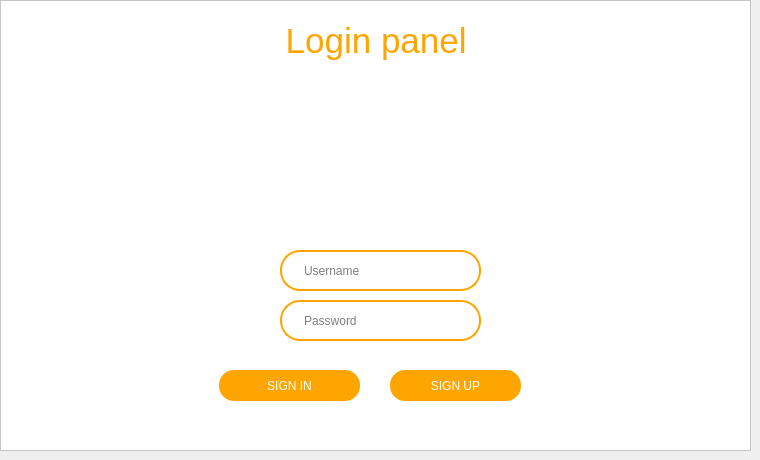
     <widget class="QWidget" name="Login">
      <widget class="QFrame" name="frame_2">
       <property name="geometry">
        <rect>
         <x>0</x>
         <y>0</y>
         <width>751</width>
         <height>451</height>
        </rect>
       </property>
       <property name="styleSheet">
        <string notr="true">background: #ffffff;</string>
       </property>
       <property name="frameShape">
        <enum>QFrame::StyledPanel</enum>
       </property>
       <property name="frameShadow">
        <enum>QFrame::Raised</enum>
       </property>
       <widget class="QLabel" name="label">
        <property name="geometry">
         <rect>
          <x>230</x>
          <y>20</y>
          <width>301</width>
          <height>41</height>
         </rect>
        </property>
        <property name="font">
         <font>
          <pointsize>-1</pointsize>
         </font>
        </property>
        <property name="styleSheet">
         <string notr="true">text-align: center;
color: #ffa500;
margin: 0 auto;
font-size: 35px;</string>
        </property>
        <property name="text">
         <string> Login panel</string>
        </property>
       </widget>
       <widget class="QLineEdit" name="usernameBox">
        <property name="geometry">
         <rect>
          <x>280</x>
          <y>250</y>
          <width>201</width>
          <height>41</height>
         </rect>
        </property>
        <property name="palette">
         <palette>
          <active>
           <colorrole role="WindowText">
            <brush brushstyle="SolidPattern">
             <color alpha="255">
              <red>0</red>
              <green>0</green>
              <blue>0</blue>
             </color>
            </brush>
           </colorrole>
           <colorrole role="Button">
            <brush brushstyle="SolidPattern">
             <color alpha="255">
              <red>255</red>
              <green>255</green>
              <blue>255</blue>
             </color>
            </brush>
           </colorrole>
           <colorrole role="Light">
            <brush brushstyle="SolidPattern">
             <color alpha="255">
              <red>255</red>
              <green>255</green>
              <blue>255</blue>
             </color>
            </brush>
           </colorrole>
           <colorrole role="Text">
            <brush brushstyle="SolidPattern">
             <color alpha="255">
              <red>0</red>
              <green>0</green>
              <blue>0</blue>
             </color>
            </brush>
           </colorrole>
           <colorrole role="ButtonText">
            <brush brushstyle="SolidPattern">
             <color alpha="255">
              <red>0</red>
              <green>0</green>
              <blue>0</blue>
             </color>
            </brush>
           </colorrole>
           <colorrole role="Base">
            <brush brushstyle="SolidPattern">
             <color alpha="255">
              <red>255</red>
              <green>255</green>
              <blue>255</blue>
             </color>
            </brush>
           </colorrole>
           <colorrole role="Window">
            <brush brushstyle="SolidPattern">
             <color alpha="255">
              <red>255</red>
              <green>255</green>
              <blue>255</blue>
             </color>
            </brush>
           </colorrole>
           <colorrole role="PlaceholderText">
            <brush brushstyle="SolidPattern">
             <color alpha="255">
              <red>0</red>
              <green>0</green>
              <blue>0</blue>
             </color>
            </brush>
           </colorrole>
          </active>
          <inactive>
           <colorrole role="WindowText">
            <brush brushstyle="SolidPattern">
             <color alpha="255">
              <red>0</red>
              <green>0</green>
              <blue>0</blue>
             </color>
            </brush>
           </colorrole>
           <colorrole role="Button">
            <brush brushstyle="SolidPattern">
             <color alpha="255">
              <red>255</red>
              <green>255</green>
              <blue>255</blue>
             </color>
            </brush>
           </colorrole>
           <colorrole role="Light">
            <brush brushstyle="SolidPattern">
             <color alpha="255">
              <red>255</red>
              <green>255</green>
              <blue>255</blue>
             </color>
            </brush>
           </colorrole>
           <colorrole role="Text">
            <brush brushstyle="SolidPattern">
             <color alpha="255">
              <red>0</red>
              <green>0</green>
              <blue>0</blue>
             </color>
            </brush>
           </colorrole>
           <colorrole role="ButtonText">
            <brush brushstyle="SolidPattern">
             <color alpha="255">
              <red>0</red>
              <green>0</green>
              <blue>0</blue>
             </color>
            </brush>
           </colorrole>
           <colorrole role="Base">
            <brush brushstyle="SolidPattern">
             <color alpha="255">
              <red>255</red>
              <green>255</green>
              <blue>255</blue>
             </color>
            </brush>
           </colorrole>
           <colorrole role="Window">
            <brush brushstyle="SolidPattern">
             <color alpha="255">
              <red>255</red>
              <green>255</green>
              <blue>255</blue>
             </color>
            </brush>
           </colorrole>
           <colorrole role="PlaceholderText">
            <brush brushstyle="SolidPattern">
             <color alpha="255">
              <red>0</red>
              <green>0</green>
              <blue>0</blue>
             </color>
            </brush>
           </colorrole>
          </inactive>
          <disabled>
           <colorrole role="WindowText">
            <brush brushstyle="SolidPattern">
             <color alpha="255">
              <red>0</red>
              <green>0</green>
              <blue>0</blue>
             </color>
            </brush>
           </colorrole>
           <colorrole role="Button">
            <brush brushstyle="SolidPattern">
             <color alpha="255">
              <red>255</red>
              <green>255</green>
              <blue>255</blue>
             </color>
            </brush>
           </colorrole>
           <colorrole role="Light">
            <brush brushstyle="SolidPattern">
             <color alpha="255">
              <red>255</red>
              <green>255</green>
              <blue>255</blue>
             </color>
            </brush>
           </colorrole>
           <colorrole role="Text">
            <brush brushstyle="SolidPattern">
             <color alpha="255">
              <red>0</red>
              <green>0</green>
              <blue>0</blue>
             </color>
            </brush>
           </colorrole>
           <colorrole role="ButtonText">
            <brush brushstyle="SolidPattern">
             <color alpha="255">
              <red>0</red>
              <green>0</green>
              <blue>0</blue>
             </color>
            </brush>
           </colorrole>
           <colorrole role="Base">
            <brush brushstyle="SolidPattern">
             <color alpha="255">
              <red>255</red>
              <green>255</green>
              <blue>255</blue>
             </color>
            </brush>
           </colorrole>
           <colorrole role="Window">
            <brush brushstyle="SolidPattern">
             <color alpha="255">
              <red>255</red>
              <green>255</green>
              <blue>255</blue>
             </color>
            </brush>
           </colorrole>
           <colorrole role="PlaceholderText">
            <brush brushstyle="SolidPattern">
             <color alpha="255">
              <red>0</red>
              <green>0</green>
              <blue>0</blue>
             </color>
            </brush>
           </colorrole>
          </disabled>
         </palette>
        </property>
        <property name="font">
         <font>
          <kerning>true</kerning>
         </font>
        </property>
        <property name="layoutDirection">
         <enum>Qt::LeftToRight</enum>
        </property>
        <property name="styleSheet">
         <string notr="true">padding-left: 20px;
padding-right: 20px;
border-radius: 20px;
background: #ffffff;
border: 2px solid #ffa500;
color: #000000
;</string>
        </property>
        <property name="text">
         <string/>
        </property>
        <property name="frame">
         <bool>false</bool>
        </property>
        <property name="cursorPosition">
         <number>0</number>
        </property>
        <property name="placeholderText">
         <string>Username</string>
        </property>
       </widget>
       <widget class="QLineEdit" name="passwordBox">
        <property name="geometry">
         <rect>
          <x>280</x>
          <y>300</y>
          <width>201</width>
          <height>41</height>
         </rect>
        </property>
        <property name="palette">
         <palette>
          <active>
           <colorrole role="WindowText">
            <brush brushstyle="SolidPattern">
             <color alpha="255">
              <red>0</red>
              <green>0</green>
              <blue>0</blue>
             </color>
            </brush>
           </colorrole>
           <colorrole role="Button">
            <brush brushstyle="SolidPattern">
             <color alpha="255">
              <red>255</red>
              <green>255</green>
              <blue>255</blue>
             </color>
            </brush>
           </colorrole>
           <colorrole role="Light">
            <brush brushstyle="SolidPattern">
             <color alpha="255">
              <red>255</red>
              <green>255</green>
              <blue>255</blue>
             </color>
            </brush>
           </colorrole>
           <colorrole role="Text">
            <brush brushstyle="SolidPattern">
             <color alpha="255">
              <red>0</red>
              <green>0</green>
              <blue>0</blue>
             </color>
            </brush>
           </colorrole>
           <colorrole role="ButtonText">
            <brush brushstyle="SolidPattern">
             <color alpha="255">
              <red>0</red>
              <green>0</green>
              <blue>0</blue>
             </color>
            </brush>
           </colorrole>
           <colorrole role="Base">
            <brush brushstyle="SolidPattern">
             <color alpha="255">
              <red>255</red>
              <green>255</green>
              <blue>255</blue>
             </color>
            </brush>
           </colorrole>
           <colorrole role="Window">
            <brush brushstyle="SolidPattern">
             <color alpha="255">
              <red>255</red>
              <green>255</green>
              <blue>255</blue>
             </color>
            </brush>
           </colorrole>
           <colorrole role="PlaceholderText">
            <brush brushstyle="SolidPattern">
             <color alpha="255">
              <red>0</red>
              <green>0</green>
              <blue>0</blue>
             </color>
            </brush>
           </colorrole>
          </active>
          <inactive>
           <colorrole role="WindowText">
            <brush brushstyle="SolidPattern">
             <color alpha="255">
              <red>0</red>
              <green>0</green>
              <blue>0</blue>
             </color>
            </brush>
           </colorrole>
           <colorrole role="Button">
            <brush brushstyle="SolidPattern">
             <color alpha="255">
              <red>255</red>
              <green>255</green>
              <blue>255</blue>
             </color>
            </brush>
           </colorrole>
           <colorrole role="Light">
            <brush brushstyle="SolidPattern">
             <color alpha="255">
              <red>255</red>
              <green>255</green>
              <blue>255</blue>
             </color>
            </brush>
           </colorrole>
           <colorrole role="Text">
            <brush brushstyle="SolidPattern">
             <color alpha="255">
              <red>0</red>
              <green>0</green>
              <blue>0</blue>
             </color>
            </brush>
           </colorrole>
           <colorrole role="ButtonText">
            <brush brushstyle="SolidPattern">
             <color alpha="255">
              <red>0</red>
              <green>0</green>
              <blue>0</blue>
             </color>
            </brush>
           </colorrole>
           <colorrole role="Base">
            <brush brushstyle="SolidPattern">
             <color alpha="255">
              <red>255</red>
              <green>255</green>
              <blue>255</blue>
             </color>
            </brush>
           </colorrole>
           <colorrole role="Window">
            <brush brushstyle="SolidPattern">
             <color alpha="255">
              <red>255</red>
              <green>255</green>
              <blue>255</blue>
             </color>
            </brush>
           </colorrole>
           <colorrole role="PlaceholderText">
            <brush brushstyle="SolidPattern">
             <color alpha="255">
              <red>0</red>
              <green>0</green>
              <blue>0</blue>
             </color>
            </brush>
           </colorrole>
          </inactive>
          <disabled>
           <colorrole role="WindowText">
            <brush brushstyle="SolidPattern">
             <color alpha="255">
              <red>0</red>
              <green>0</green>
              <blue>0</blue>
             </color>
            </brush>
           </colorrole>
           <colorrole role="Button">
            <brush brushstyle="SolidPattern">
             <color alpha="255">
              <red>255</red>
              <green>255</green>
              <blue>255</blue>
             </color>
            </brush>
           </colorrole>
           <colorrole role="Light">
            <brush brushstyle="SolidPattern">
             <color alpha="255">
              <red>255</red>
              <green>255</green>
              <blue>255</blue>
             </color>
            </brush>
           </colorrole>
           <colorrole role="Text">
            <brush brushstyle="SolidPattern">
             <color alpha="255">
              <red>0</red>
              <green>0</green>
              <blue>0</blue>
             </color>
            </brush>
           </colorrole>
           <colorrole role="ButtonText">
            <brush brushstyle="SolidPattern">
             <color alpha="255">
              <red>0</red>
              <green>0</green>
              <blue>0</blue>
             </color>
            </brush>
           </colorrole>
           <colorrole role="Base">
            <brush brushstyle="SolidPattern">
             <color alpha="255">
              <red>255</red>
              <green>255</green>
              <blue>255</blue>
             </color>
            </brush>
           </colorrole>
           <colorrole role="Window">
            <brush brushstyle="SolidPattern">
             <color alpha="255">
              <red>255</red>
              <green>255</green>
              <blue>255</blue>
             </color>
            </brush>
           </colorrole>
           <colorrole role="PlaceholderText">
            <brush brushstyle="SolidPattern">
             <color alpha="255">
              <red>0</red>
              <green>0</green>
              <blue>0</blue>
             </color>
            </brush>
           </colorrole>
          </disabled>
         </palette>
        </property>
        <property name="font">
         <font>
          <kerning>true</kerning>
         </font>
        </property>
        <property name="layoutDirection">
         <enum>Qt::LeftToRight</enum>
        </property>
        <property name="styleSheet">
         <string notr="true">padding-left: 20px;
padding-right: 20px;
border-radius: 20px;
background: #ffffff;
border: 2px solid #ffa500;
color: #000000;</string>
        </property>
        <property name="inputMethodHints">
         <set>Qt::ImhNone</set>
        </property>
        <property name="inputMask">
         <string/>
        </property>
        <property name="text">
         <string/>
        </property>
        <property name="frame">
         <bool>false</bool>
        </property>
        <property name="cursorPosition">
         <number>0</number>
        </property>
        <property name="placeholderText">
         <string>Password</string>
        </property>
       </widget>
       <widget class="QPushButton" name="loginButton">
        <property name="geometry">
         <rect>
          <x>219</x>
          <y>370</y>
          <width>141</width>
          <height>31</height>
         </rect>
        </property>
        <property name="styleSheet">
         <string notr="true">Padding: 1px;
Border-radius: 15px;
Background: #ffa500;
Color: #fff;</string>
        </property>
        <property name="text">
         <string>SIGN IN</string>
        </property>
       </widget>
       <widget class="QPushButton" name="regButton">
        <property name="geometry">
         <rect>
          <x>390</x>
          <y>370</y>
          <width>131</width>
          <height>31</height>
         </rect>
        </property>
        <property name="styleSheet">
         <string notr="true">Padding: 1px;
Border-radius: 15px;
Background: #ffa500;
Color: #fff;</string>
        </property>
        <property name="text">
         <string>SIGN UP</string>
        </property>
       </widget>
       <widget class="QLabel" name="loginLabel">
        <property name="geometry">
         <rect>
          <x>60</x>
          <y>222</y>
          <width>267</width>
          <height>16</height>
         </rect>
        </property>
        <property name="styleSheet">
         <string notr="true">color: #fefefe;</string>
        </property>
        <property name="text">
         <string/>
        </property>
       </widget>
       <widget class="QLabel" name="rpLabel_3">
        <property name="geometry">
         <rect>
          <x>320</x>
          <y>90</y>
          <width>131</width>
          <height>128</height>
         </rect>
        </property>
        <property name="styleSheet">
         <string notr="true">color: #fefefe;</string>
        </property>
        <property name="text">
         <string>&lt;img src=&quot;:user.png&quot;height=&quot;128&quot; width=&quot;128&quot;  /&gt;</string>
        </property>
       </widget>
      </widget>
     </widget>
